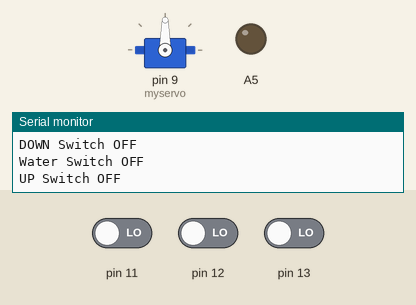
This sketch was run on a simulated Arduino Uno, built with avr-gcc and run on an emulated ATmega328P. Parts: servo, output pins drawn as LEDs (lit = HIGH), the last lines printed to the serial monitor. The inputs (shaded band) are chosen by the test bench; at power-on: pin 11 LOW, pin 12 LOW, pin 13 LOW.

Above: at 4.8 s.
4.9 s: pin 11 driven HIGH
At 5.8 s:
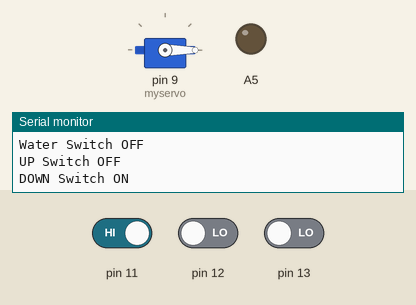
11.3 s: pin 12 driven HIGH
17.7 s: pin 13 driven HIGH
At 18.6 s:
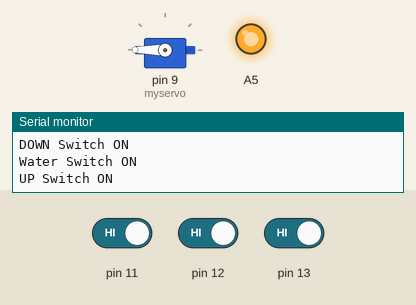
22.5 s: pin 11 driven LOW
28.9 s: pin 12 driven LOW
At 29.5 s:
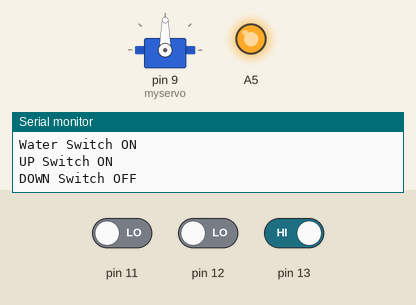
31.6 s: pin 13 driven LOW
At 33.0 s:
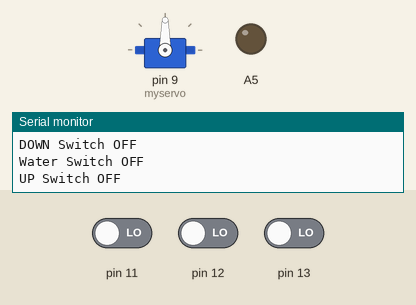
Timing chart, 0 to 34.6 s (numbered marks = the images above; inputs shaded):
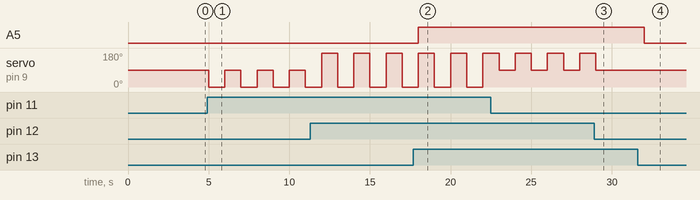

Measured:
- after the input at 4.9 s, servo on pin 9 (myservo): alternates 90° for 1.0 s and 0° for 1.0 s, starting after 0.10 s
- after the input at 17.7 s, A5: LOW → HIGH after 0.30 s
- after the input at 28.9 s, servo on pin 9 (myservo): goes on until 29.0 s, then stays 90°
- after the input at 31.6 s, A5: HIGH → LOW after 0.41 s

The sketch:

Water_Servo360.ino
```cpp
#include<Servo.h>
Servo myservo;

void setup()
{
  Serial.begin(9600);
  myservo.attach(9);
  pinMode(12, INPUT);
  pinMode(11, INPUT);
  pinMode(13, INPUT);
  pinMode(A5, OUTPUT);
}


void loop() {
  int Upbutton = digitalRead(12);

  if (Upbutton == HIGH) {
    Serial.println("UP Switch ON");
    myservo.write(180);
    delay(1000);
  }
  else if (Upbutton == LOW) {
    Serial.println("UP Switch OFF");
    myservo.write(90);
    delay(1000);
  }

  int Downbutton = digitalRead(11);

   if (Downbutton == HIGH) {
    Serial.println("DOWN Switch ON");
    myservo.write(0);
    delay(1000);
  }
  else if (Downbutton == LOW) {
    Serial.println("DOWN Switch OFF");
    myservo.write(90);
    delay(1000);
  }

    int WaterButton = digitalRead(13);

  if (WaterButton == HIGH) {
    Serial.println("Water Switch ON");
    digitalWrite(A5, HIGH);
    digitalWrite(A0, HIGH);
  }
  else if (WaterButton == LOW) {
    Serial.println("Water Switch OFF");
    digitalWrite(A5, LOW);
    digitalWrite(A0, LOW);
  }
}
```
